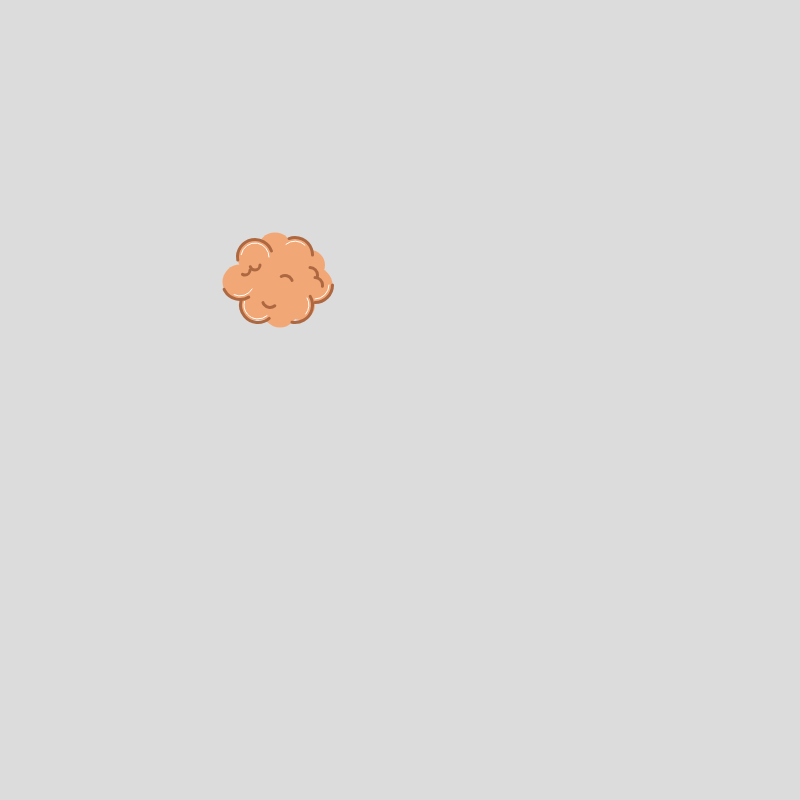
Frame 1 (no input)
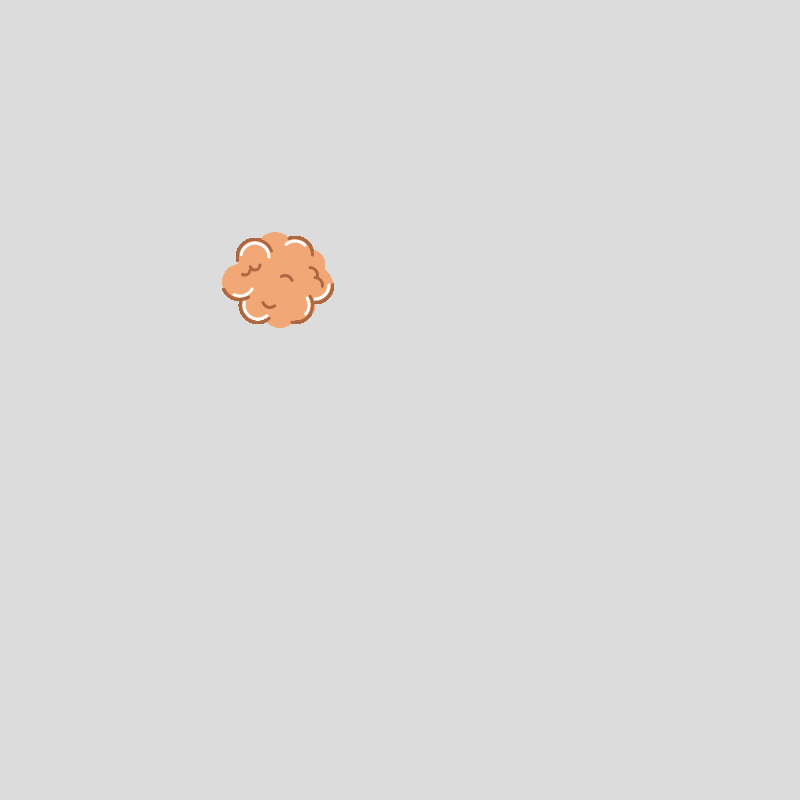
Frame 60 (no input)
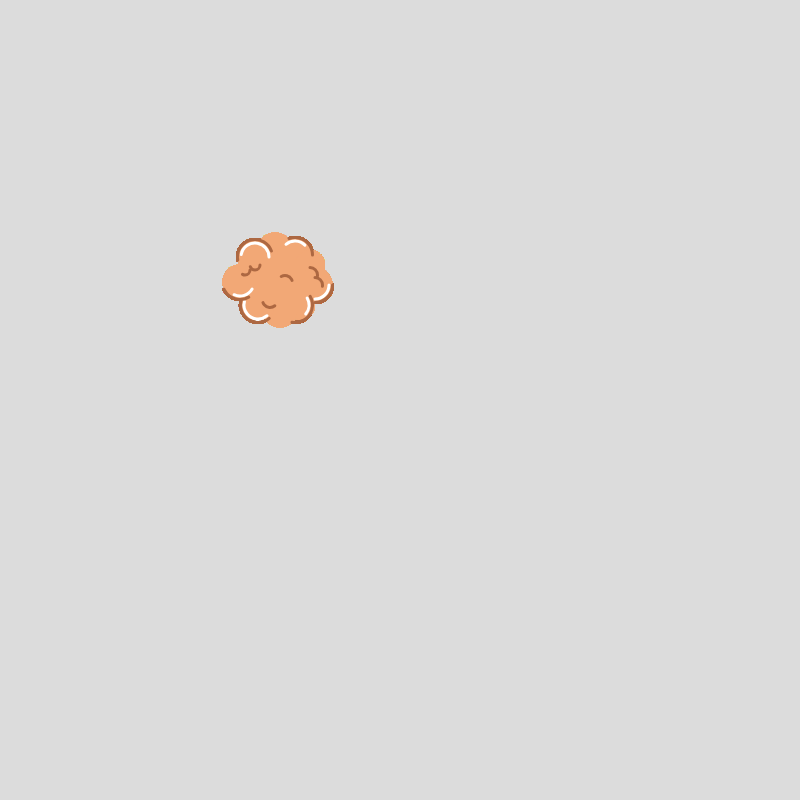
Frame 120 (the mouse pressed at the canvas centre since frame 60)

The p5.js sketch that drew these frames (run headless with seeded random() and noise() and a simulated clock; from frame 60 on, the mouse is pressed at the canvas centre):

// p5.js sketch
// ── sketch.js
function setup() {
  createCanvas(800, 800);
  angleMode(DEGREES);
  background(220);
}

function draw() {

brainDraw();
  // trainDraw();
 




}

function trainDraw() {
  
  //train front 
  rect (100, 100, 200, 100)
  rect (100, 195, 200, 30)
  
  ellipse (100, 152, 40, 105)
  // triangle ()
//   rect ()
  
}


function brainDraw() {
  noStroke();
  fill ('#f2a876')
  // arc (300, 300, 40, 40, 0, 40);
  circle(300, 305, 30)
  circle(280, 310, 35)
  circle(255, 305, 30)
  circle(260, 305, 30)
  circle(240, 282, 35)
  circle(275, 250, 35)
  circle(255, 257, 35)
  circle(295, 255, 35)
  circle(310, 265, 30)
  circle(315, 285, 35)
  rect (255, 260, 50, 50)
  
  strokeCap (ROUND);
  
  noFill();
  

  //white highlights
  stroke (255)
  arc (255, 257, 28, 28, -170, 0)
  arc (295, 255, 28, 28, -130, -45)
  arc (258, 305, 28, 28, 50, 195)
  arc (240, 282, 28, 28, 30, 115)
   arc (295, 305, 28, 28, -30, 40)
   arc (315, 285, 28, 28, 0, 90)
  

  
   stroke ('#ad6842');
  strokeWeight (3);
  
   arc (255, 257, 35, 35, -190, -20)
  arc (295, 255, 35, 35, -110, 0)
  arc (258, 305, 35, 35, 50, 195)
    arc (240, 282, 35, 35, 60, 155)
   arc (295, 305, 35, 35, -30, 100)
   arc (315, 285, 35, 35, 0, 90)
  
  //brain inner wrinkles
  arc (245, 270, 10, 10, 0, 120)
  arc (255, 265, 10, 10, 0, 160)
  
  arc (270, 300, 15, 15, 50, 160)
   arc (315, 285, 15, 15, -90, 10)
  arc (310, 275, 15, 15, -90, 10)
  arc (285, 283, 15, 15, -120, -20)

  



}
